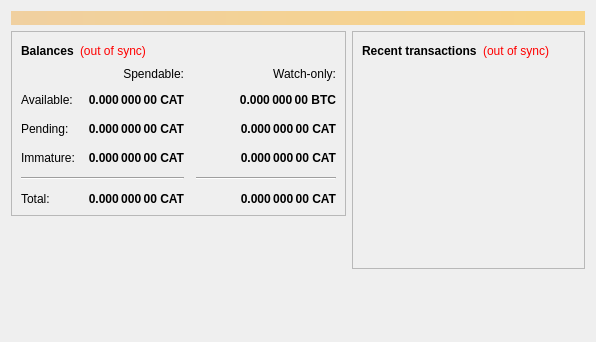
<?xml version="1.0" encoding="UTF-8"?>
<ui version="4.0">
 <class>OverviewPage</class>
 <widget class="QWidget" name="OverviewPage">
  <property name="geometry">
   <rect>
    <x>0</x>
    <y>0</y>
    <width>596</width>
    <height>342</height>
   </rect>
  </property>
  <property name="windowTitle">
   <string>Form</string>
  </property>
  <layout class="QVBoxLayout" name="topLayout">
   <item>
    <widget class="QLabel" name="labelAlerts">
     <property name="visible">
      <bool>false</bool>
     </property>
     <property name="styleSheet">
      <string notr="true">background-color: qlineargradient(x1: 0, y1: 0, x2: 1, y2: 0, stop:0 #F0D0A0, stop:1 #F8D488); color:#000000;</string>
     </property>
     <property name="wordWrap">
      <bool>true</bool>
     </property>
     <property name="margin">
      <number>3</number>
     </property>
    </widget>
   </item>
   <item>
    <layout class="QHBoxLayout" name="horizontalLayout" stretch="1,1">
     <item>
      <layout class="QVBoxLayout" name="verticalLayout_2">
       <item>
        <widget class="QFrame" name="frame">
         <property name="frameShape">
          <enum>QFrame::StyledPanel</enum>
         </property>
         <property name="frameShadow">
          <enum>QFrame::Raised</enum>
         </property>
         <layout class="QVBoxLayout" name="verticalLayout_4">
          <item>
           <layout class="QHBoxLayout" name="horizontalLayout_4">
            <item>
             <widget class="QLabel" name="label_5">
              <property name="font">
               <font>
                <weight>75</weight>
                <bold>true</bold>
               </font>
              </property>
              <property name="text">
               <string>Balances</string>
              </property>
             </widget>
            </item>
            <item>
             <widget class="QLabel" name="labelWalletStatus">
              <property name="cursor">
               <cursorShape>WhatsThisCursor</cursorShape>
              </property>
              <property name="toolTip">
               <string>The displayed information may be out of date. Your wallet automatically synchronizes with the Catcoin network after a connection is established, but this process has not completed yet.</string>
              </property>
              <property name="styleSheet">
               <string notr="true">QLabel { color: red; }</string>
              </property>
              <property name="text">
               <string notr="true">(out of sync)</string>
              </property>
              <property name="alignment">
               <set>Qt::AlignLeading|Qt::AlignLeft|Qt::AlignVCenter</set>
              </property>
             </widget>
            </item>
            <item>
             <spacer name="horizontalSpacer_3">
              <property name="orientation">
               <enum>Qt::Horizontal</enum>
              </property>
              <property name="sizeHint" stdset="0">
               <size>
                <width>40</width>
                <height>20</height>
               </size>
              </property>
             </spacer>
            </item>
           </layout>
          </item>
          <item>
           <layout class="QGridLayout" name="gridLayout">
            <property name="spacing">
             <number>12</number>
            </property>
            <item row="2" column="2">
             <widget class="QLabel" name="labelWatchPending">
              <property name="font">
               <font>
                <weight>75</weight>
                <bold>true</bold>
               </font>
              </property>
              <property name="cursor">
               <cursorShape>IBeamCursor</cursorShape>
              </property>
              <property name="toolTip">
               <string>Unconfirmed transactions to watch-only addresses</string>
              </property>
              <property name="text">
               <string notr="true">0.000 000 00 CAT</string>
              </property>
              <property name="alignment">
               <set>Qt::AlignRight|Qt::AlignTrailing|Qt::AlignVCenter</set>
              </property>
              <property name="textInteractionFlags">
               <set>Qt::LinksAccessibleByMouse|Qt::TextSelectableByKeyboard|Qt::TextSelectableByMouse</set>
              </property>
             </widget>
            </item>
            <item row="2" column="1">
             <widget class="QLabel" name="labelUnconfirmed">
              <property name="font">
               <font>
                <weight>75</weight>
                <bold>true</bold>
               </font>
              </property>
              <property name="cursor">
               <cursorShape>IBeamCursor</cursorShape>
              </property>
              <property name="toolTip">
               <string>Total of transactions that have yet to be confirmed, and do not yet count toward the spendable balance</string>
              </property>
              <property name="text">
               <string notr="true">0.000 000 00 CAT</string>
              </property>
              <property name="alignment">
               <set>Qt::AlignRight|Qt::AlignTrailing|Qt::AlignVCenter</set>
              </property>
              <property name="textInteractionFlags">
               <set>Qt::LinksAccessibleByMouse|Qt::TextSelectableByKeyboard|Qt::TextSelectableByMouse</set>
              </property>
             </widget>
            </item>
            <item row="3" column="2">
             <widget class="QLabel" name="labelWatchImmature">
              <property name="font">
               <font>
                <weight>75</weight>
                <bold>true</bold>
               </font>
              </property>
              <property name="cursor">
               <cursorShape>IBeamCursor</cursorShape>
              </property>
              <property name="toolTip">
               <string>Mined balance in watch-only addresses that has not yet matured</string>
              </property>
              <property name="text">
               <string notr="true">0.000 000 00 CAT</string>
              </property>
              <property name="alignment">
               <set>Qt::AlignRight|Qt::AlignTrailing|Qt::AlignVCenter</set>
              </property>
              <property name="textInteractionFlags">
               <set>Qt::LinksAccessibleByMouse|Qt::TextSelectableByKeyboard|Qt::TextSelectableByMouse</set>
              </property>
             </widget>
            </item>
            <item row="4" column="0" colspan="2">
             <widget class="Line" name="line">
              <property name="orientation">
               <enum>Qt::Horizontal</enum>
              </property>
             </widget>
            </item>
            <item row="4" column="2">
             <widget class="Line" name="lineWatchBalance">
              <property name="sizePolicy">
               <sizepolicy hsizetype="Preferred" vsizetype="Fixed">
                <horstretch>0</horstretch>
                <verstretch>0</verstretch>
               </sizepolicy>
              </property>
              <property name="minimumSize">
               <size>
                <width>140</width>
                <height>0</height>
               </size>
              </property>
              <property name="orientation">
               <enum>Qt::Horizontal</enum>
              </property>
             </widget>
            </item>
            <item row="5" column="0">
             <widget class="QLabel" name="labelTotalText">
              <property name="text">
               <string>Total:</string>
              </property>
             </widget>
            </item>
            <item row="3" column="1">
             <widget class="QLabel" name="labelImmature">
              <property name="font">
               <font>
                <weight>75</weight>
                <bold>true</bold>
               </font>
              </property>
              <property name="cursor">
               <cursorShape>IBeamCursor</cursorShape>
              </property>
              <property name="toolTip">
               <string>Mined balance that has not yet matured</string>
              </property>
              <property name="text">
               <string notr="true">0.000 000 00 CAT</string>
              </property>
              <property name="alignment">
               <set>Qt::AlignRight|Qt::AlignTrailing|Qt::AlignVCenter</set>
              </property>
              <property name="textInteractionFlags">
               <set>Qt::LinksAccessibleByMouse|Qt::TextSelectableByKeyboard|Qt::TextSelectableByMouse</set>
              </property>
             </widget>
            </item>
            <item row="2" column="3">
             <spacer name="horizontalSpacer_2">
              <property name="orientation">
               <enum>Qt::Horizontal</enum>
              </property>
              <property name="sizeHint" stdset="0">
               <size>
                <width>40</width>
                <height>20</height>
               </size>
              </property>
             </spacer>
            </item>
            <item row="3" column="0">
             <widget class="QLabel" name="labelImmatureText">
              <property name="text">
               <string>Immature:</string>
              </property>
             </widget>
            </item>
            <item row="5" column="1">
             <widget class="QLabel" name="labelTotal">
              <property name="font">
               <font>
                <weight>75</weight>
                <bold>true</bold>
               </font>
              </property>
              <property name="cursor">
               <cursorShape>IBeamCursor</cursorShape>
              </property>
              <property name="toolTip">
               <string>Your current total balance</string>
              </property>
              <property name="text">
               <string notr="true">0.000 000 00 CAT</string>
              </property>
              <property name="alignment">
               <set>Qt::AlignRight|Qt::AlignTrailing|Qt::AlignVCenter</set>
              </property>
              <property name="textInteractionFlags">
               <set>Qt::LinksAccessibleByMouse|Qt::TextSelectableByKeyboard|Qt::TextSelectableByMouse</set>
              </property>
             </widget>
            </item>
            <item row="5" column="2">
             <widget class="QLabel" name="labelWatchTotal">
              <property name="font">
               <font>
                <weight>75</weight>
                <bold>true</bold>
               </font>
              </property>
              <property name="cursor">
               <cursorShape>IBeamCursor</cursorShape>
              </property>
              <property name="toolTip">
               <string>Current total balance in watch-only addresses</string>
              </property>
              <property name="text">
               <string notr="true">0.000 000 00 CAT</string>
              </property>
              <property name="alignment">
               <set>Qt::AlignRight|Qt::AlignTrailing|Qt::AlignVCenter</set>
              </property>
              <property name="textInteractionFlags">
               <set>Qt::LinksAccessibleByMouse|Qt::TextSelectableByKeyboard|Qt::TextSelectableByMouse</set>
              </property>
             </widget>
            </item>
            <item row="0" column="2">
             <widget class="QLabel" name="labelWatchonly">
              <property name="text">
               <string>Watch-only:</string>
              </property>
              <property name="alignment">
               <set>Qt::AlignRight|Qt::AlignTrailing|Qt::AlignVCenter</set>
              </property>
             </widget>
            </item>
            <item row="1" column="0">
             <widget class="QLabel" name="labelBalanceText">
              <property name="text">
               <string>Available:</string>
              </property>
             </widget>
            </item>
            <item row="1" column="1">
             <widget class="QLabel" name="labelBalance">
              <property name="font">
               <font>
                <weight>75</weight>
                <bold>true</bold>
               </font>
              </property>
              <property name="cursor">
               <cursorShape>IBeamCursor</cursorShape>
              </property>
              <property name="toolTip">
               <string>Your current spendable balance</string>
              </property>
              <property name="text">
               <string notr="true">0.000 000 00 CAT</string>
              </property>
              <property name="alignment">
               <set>Qt::AlignRight|Qt::AlignTrailing|Qt::AlignVCenter</set>
              </property>
              <property name="textInteractionFlags">
               <set>Qt::LinksAccessibleByMouse|Qt::TextSelectableByKeyboard|Qt::TextSelectableByMouse</set>
              </property>
             </widget>
            </item>
            <item row="1" column="2">
             <widget class="QLabel" name="labelWatchAvailable">
              <property name="font">
               <font>
                <weight>75</weight>
                <bold>true</bold>
               </font>
              </property>
              <property name="cursor">
               <cursorShape>IBeamCursor</cursorShape>
              </property>
              <property name="toolTip">
               <string>Your current balance in watch-only addresses</string>
              </property>
              <property name="text">
               <string notr="true">0.000 000 00 BTC</string>
              </property>
              <property name="alignment">
               <set>Qt::AlignRight|Qt::AlignTrailing|Qt::AlignVCenter</set>
              </property>
              <property name="textInteractionFlags">
               <set>Qt::LinksAccessibleByMouse|Qt::TextSelectableByKeyboard|Qt::TextSelectableByMouse</set>
              </property>
             </widget>
            </item>
            <item row="2" column="0">
             <widget class="QLabel" name="labelPendingText">
              <property name="text">
               <string>Pending:</string>
              </property>
             </widget>
            </item>
            <item row="0" column="1">
             <widget class="QLabel" name="labelSpendable">
              <property name="text">
               <string>Spendable:</string>
              </property>
              <property name="alignment">
               <set>Qt::AlignRight|Qt::AlignTrailing|Qt::AlignVCenter</set>
              </property>
             </widget>
            </item>
           </layout>
          </item>
         </layout>
        </widget>
       </item>
       <item>
        <spacer name="verticalSpacer">
         <property name="orientation">
          <enum>Qt::Vertical</enum>
         </property>
         <property name="sizeHint" stdset="0">
          <size>
           <width>20</width>
           <height>40</height>
          </size>
         </property>
        </spacer>
       </item>
      </layout>
     </item>
     <item>
      <layout class="QVBoxLayout" name="verticalLayout_3">
       <item>
        <widget class="QFrame" name="frame_2">
         <property name="frameShape">
          <enum>QFrame::StyledPanel</enum>
         </property>
         <property name="frameShadow">
          <enum>QFrame::Raised</enum>
         </property>
         <layout class="QVBoxLayout" name="verticalLayout">
          <item>
           <layout class="QHBoxLayout" name="horizontalLayout_2">
            <item>
             <widget class="QLabel" name="label_4">
              <property name="font">
               <font>
                <weight>75</weight>
                <bold>true</bold>
               </font>
              </property>
              <property name="text">
               <string>Recent transactions</string>
              </property>
             </widget>
            </item>
            <item>
             <widget class="QLabel" name="labelTransactionsStatus">
              <property name="cursor">
               <cursorShape>WhatsThisCursor</cursorShape>
              </property>
              <property name="toolTip">
               <string>The displayed information may be out of date. Your wallet automatically synchronizes with the Catcoin network after a connection is established, but this process has not completed yet.</string>
              </property>
              <property name="styleSheet">
               <string notr="true">QLabel { color: red; }</string>
              </property>
              <property name="text">
               <string notr="true">(out of sync)</string>
              </property>
              <property name="alignment">
               <set>Qt::AlignRight|Qt::AlignTrailing|Qt::AlignVCenter</set>
              </property>
             </widget>
            </item>
            <item>
             <spacer name="horizontalSpacer">
              <property name="orientation">
               <enum>Qt::Horizontal</enum>
              </property>
              <property name="sizeHint" stdset="0">
               <size>
                <width>40</width>
                <height>20</height>
               </size>
              </property>
             </spacer>
            </item>
           </layout>
          </item>
          <item>
           <widget class="QListView" name="listTransactions">
            <property name="styleSheet">
             <string notr="true">QListView { background: transparent; }</string>
            </property>
            <property name="frameShape">
             <enum>QFrame::NoFrame</enum>
            </property>
            <property name="verticalScrollBarPolicy">
             <enum>Qt::ScrollBarAlwaysOff</enum>
            </property>
            <property name="horizontalScrollBarPolicy">
             <enum>Qt::ScrollBarAlwaysOff</enum>
            </property>
            <property name="selectionMode">
             <enum>QAbstractItemView::NoSelection</enum>
            </property>
           </widget>
          </item>
         </layout>
        </widget>
       </item>
       <item>
        <spacer name="verticalSpacer_2">
         <property name="orientation">
          <enum>Qt::Vertical</enum>
         </property>
         <property name="sizeHint" stdset="0">
          <size>
           <width>20</width>
           <height>40</height>
          </size>
         </property>
        </spacer>
       </item>
      </layout>
     </item>
    </layout>
   </item>
  </layout>
 </widget>
 <resources/>
 <connections/>
</ui>
